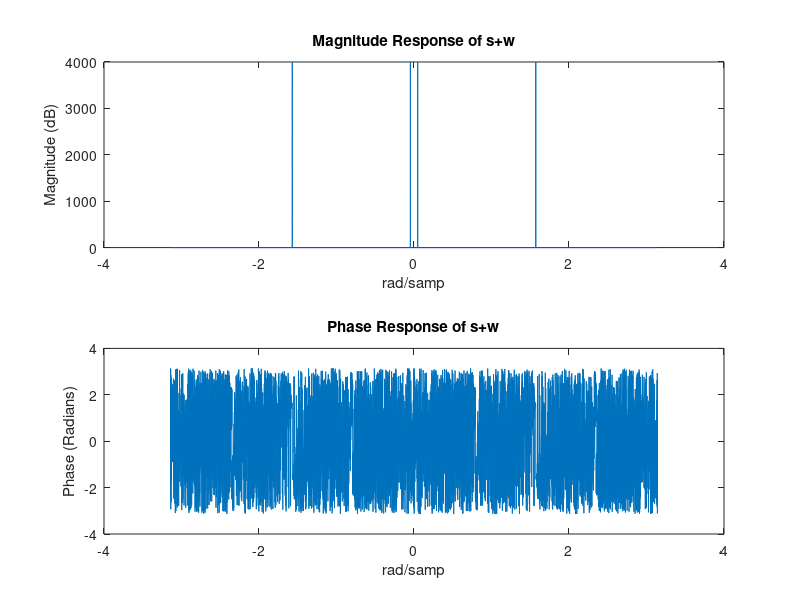
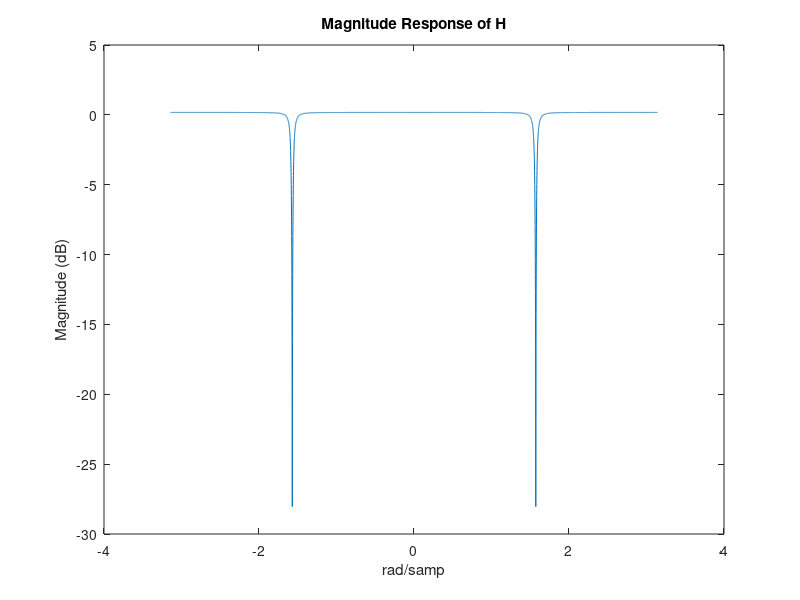
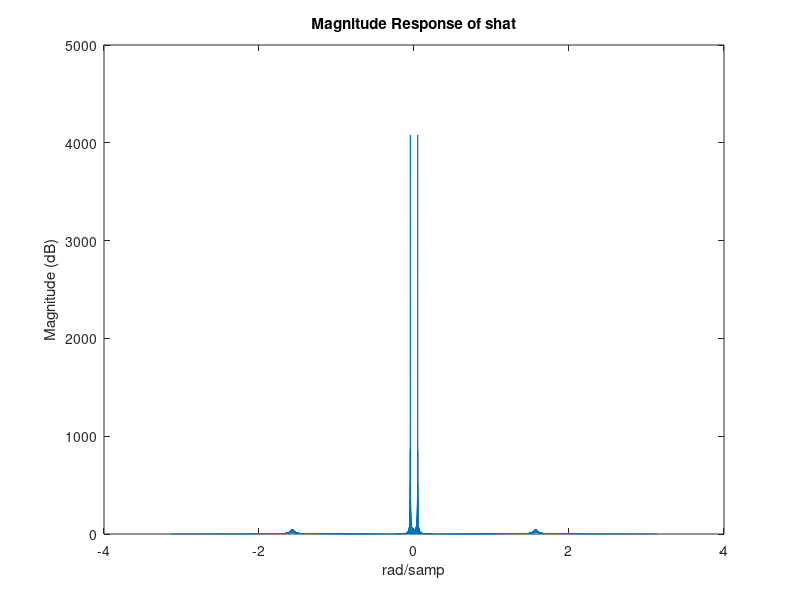

Recreate these plots in MATLAB, in order.
%% 1A

Fs = 8000;
T = 1/Fs;
StopTime = 1;
t = (0:T:StopTime-T)';
s = sin(2*pi*60*t);

what = sin(2*pi*2000*t);

a = 0;
r = .98;
u = .001;

% Transfer function coefficients
b0 = 1;
b1 = a;
b2 = 1;

a0 = 1;
a1 = a*r;
a2 = r^2;

b = [b0, b1, b2];
a = [a0, a1, a2];

[H, w] = freqz(b, a, 8000, 'whole', Fs);

% fvtool(x,1);

figure(1);
subplot(2, 1, 1);
plot(linspace(-pi, pi, length(s)), (fftshift(abs(fft(s+what)))));
title('Magnitude Response of s+w');
xlabel('rad/samp');
ylabel('Magnitude (dB)');

subplot(2, 1, 2);
plot(linspace(-pi, pi, length(s)), fftshift(angle(fft(s+what))));
title('Phase Response of s+w');
xlabel('rad/samp');
ylabel('Phase (Radians)');

figure(2);
plot(linspace(-pi, pi, length(H)), 20*log10(fftshift(abs(H))));
title('Magnitude Response of H');
xlabel('rad/samp');
ylabel('Magnitude (dB)');

shat=conv(s+what,ifft(H));

figure(3);
plot(linspace(-pi, pi, length(shat)), (fftshift(abs(fft(shat)))));
title('Magnitude Response of shat');
xlabel('rad/samp');
ylabel('Magnitude (dB)');
